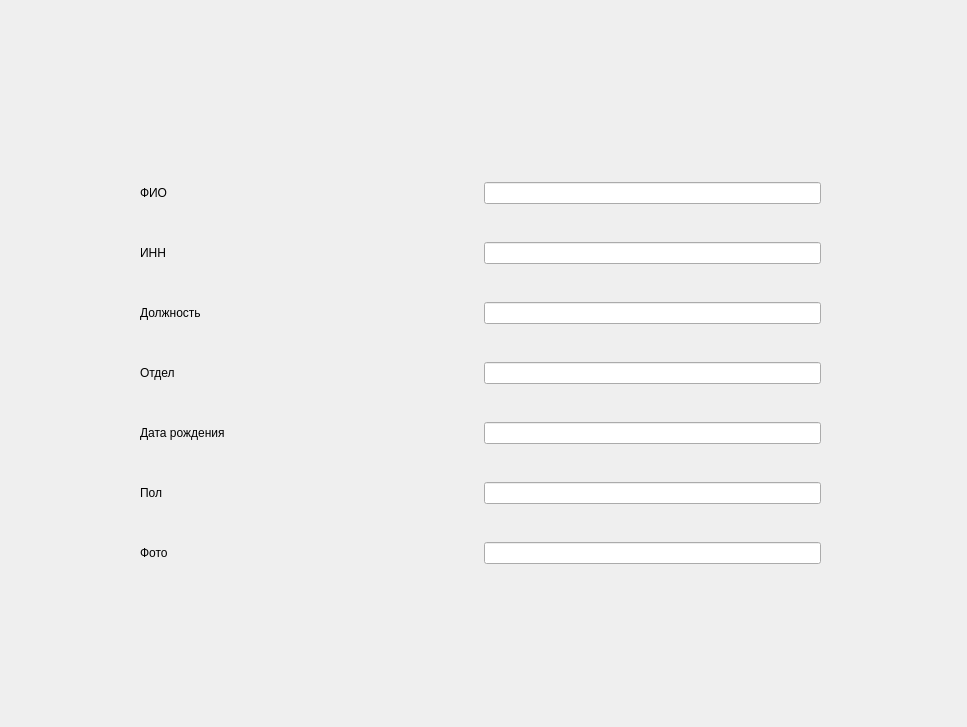
<?xml version="1.0" encoding="UTF-8"?>
<ui version="4.0">
 <class>Form</class>
 <widget class="QWidget" name="Form">
  <property name="geometry">
   <rect>
    <x>0</x>
    <y>0</y>
    <width>967</width>
    <height>727</height>
   </rect>
  </property>
  <property name="windowTitle">
   <string>Form</string>
  </property>
  <widget class="QWidget" name="verticalLayoutWidget">
   <property name="geometry">
    <rect>
     <x>140</x>
     <y>150</y>
     <width>681</width>
     <height>451</height>
    </rect>
   </property>
   <layout class="QVBoxLayout" name="verticalLayout">
    <item>
     <layout class="QHBoxLayout" name="horizontalLayout">
      <item>
       <widget class="QLabel" name="label">
        <property name="sizePolicy">
         <sizepolicy hsizetype="MinimumExpanding" vsizetype="Preferred">
          <horstretch>0</horstretch>
          <verstretch>0</verstretch>
         </sizepolicy>
        </property>
        <property name="text">
         <string>ФИО</string>
        </property>
       </widget>
      </item>
      <item>
       <widget class="QLineEdit" name="name_inpt">
        <property name="sizePolicy">
         <sizepolicy hsizetype="MinimumExpanding" vsizetype="Fixed">
          <horstretch>0</horstretch>
          <verstretch>0</verstretch>
         </sizepolicy>
        </property>
       </widget>
      </item>
     </layout>
    </item>
    <item>
     <layout class="QHBoxLayout" name="horizontalLayout_2">
      <item>
       <widget class="QLabel" name="label_2">
        <property name="sizePolicy">
         <sizepolicy hsizetype="MinimumExpanding" vsizetype="Preferred">
          <horstretch>0</horstretch>
          <verstretch>0</verstretch>
         </sizepolicy>
        </property>
        <property name="text">
         <string>ИНН</string>
        </property>
       </widget>
      </item>
      <item>
       <widget class="QLineEdit" name="inn_inpt"/>
      </item>
     </layout>
    </item>
    <item>
     <layout class="QHBoxLayout" name="horizontalLayout_3">
      <item>
       <widget class="QLabel" name="label_3">
        <property name="sizePolicy">
         <sizepolicy hsizetype="MinimumExpanding" vsizetype="Preferred">
          <horstretch>0</horstretch>
          <verstretch>0</verstretch>
         </sizepolicy>
        </property>
        <property name="text">
         <string>Должность</string>
        </property>
       </widget>
      </item>
      <item>
       <widget class="QLineEdit" name="post_inpt"/>
      </item>
     </layout>
    </item>
    <item>
     <layout class="QHBoxLayout" name="horizontalLayout_4">
      <item>
       <widget class="QLabel" name="label_4">
        <property name="sizePolicy">
         <sizepolicy hsizetype="MinimumExpanding" vsizetype="Preferred">
          <horstretch>0</horstretch>
          <verstretch>0</verstretch>
         </sizepolicy>
        </property>
        <property name="text">
         <string>Отдел</string>
        </property>
       </widget>
      </item>
      <item>
       <widget class="QLineEdit" name="dep_inpt"/>
      </item>
     </layout>
    </item>
    <item>
     <layout class="QHBoxLayout" name="horizontalLayout_5">
      <item>
       <widget class="QLabel" name="label_5">
        <property name="sizePolicy">
         <sizepolicy hsizetype="MinimumExpanding" vsizetype="Preferred">
          <horstretch>0</horstretch>
          <verstretch>0</verstretch>
         </sizepolicy>
        </property>
        <property name="text">
         <string>Дата рождения</string>
        </property>
       </widget>
      </item>
      <item>
       <widget class="QLineEdit" name="BDate_inpt"/>
      </item>
     </layout>
    </item>
    <item>
     <layout class="QHBoxLayout" name="horizontalLayout_6">
      <item>
       <widget class="QLabel" name="label_6">
        <property name="sizePolicy">
         <sizepolicy hsizetype="MinimumExpanding" vsizetype="Preferred">
          <horstretch>0</horstretch>
          <verstretch>0</verstretch>
         </sizepolicy>
        </property>
        <property name="text">
         <string>Пол</string>
        </property>
       </widget>
      </item>
      <item>
       <widget class="QLineEdit" name="gender_inpt"/>
      </item>
     </layout>
    </item>
    <item>
     <layout class="QHBoxLayout" name="horizontalLayout_7">
      <item>
       <widget class="QLabel" name="label_7">
        <property name="enabled">
         <bool>true</bool>
        </property>
        <property name="sizePolicy">
         <sizepolicy hsizetype="MinimumExpanding" vsizetype="Preferred">
          <horstretch>0</horstretch>
          <verstretch>0</verstretch>
         </sizepolicy>
        </property>
        <property name="text">
         <string>Фото</string>
        </property>
       </widget>
      </item>
      <item>
       <widget class="QLineEdit" name="photo_inpt"/>
      </item>
     </layout>
    </item>
   </layout>
  </widget>
 </widget>
 <resources/>
 <connections/>
</ui>
